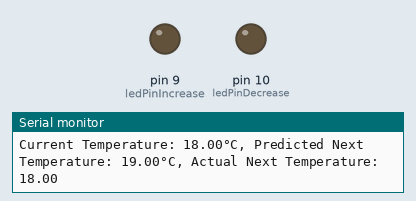
This sketch was run on a simulated Arduino Uno, built with avr-gcc and run on an emulated ATmega328P. Shown: output pins drawn as LEDs (lit = HIGH), the last lines printed to the serial monitor. Random numbers use the default seed unless the sketch sets one.

Above: at 0.1 s.
At 69.3 s:
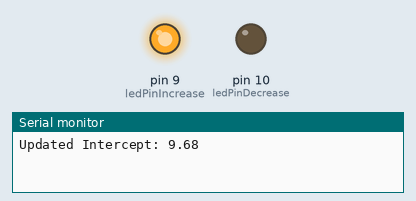
At 113.9 s:
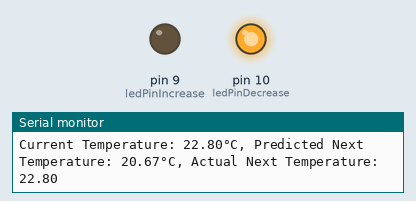
Timing chart, 0 to 120.7 s (numbered marks = the images above):
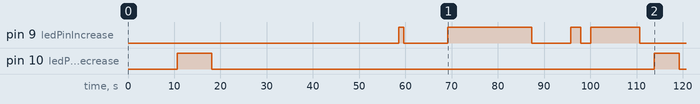

Measured:
- by itself, pin 9 (ledPinIncrease): LOW → HIGH at 58.6 s, → LOW 1.1 s later, → HIGH 9.6 s later, → LOW 18.1 s later, … (8 changes in this stretch)
- by itself, pin 10 (ledPinDecrease): LOW → HIGH at 10.7 s, → LOW 7.4 s later, → HIGH 95.7 s later, → LOW 5.3 s later

The sketch:

sketch.ino
```cpp
#include <Arduino.h>

float slope = 0.5;
float intercept = 10;

const int ledPinIncrease = 9;
const int ledPinDecrease = 10;

const float learningRate = 0.01;

const float tempThresholdLow = 18.0;
const float tempThresholdHigh = 20.0;

const float tempData[] = {
    18, 17.9, 17.9, 18.1, 18, 17.9, 17.9, 18.4, 18.6, 19.3, 20.9, 20.9, 20.8, 20.5, 20.6, 20.9, 20.2, 19.6, 18.9, 19.2, 19.3, 19.1, 19, 18.6,
    18.7, 18.7, 18.5, 18.4, 18.2, 18.1, 17.9, 18.1, 17.8, 18.1, 18.2, 18.4, 18.6, 18.5, 18.7, 19.6, 19.4, 18.5, 17.9, 17.9, 18.1, 17.8, 17.5,
    17.1, 16.9, 16.8, 16.7, 16.7, 16.7, 16.6, 16.6, 16.4, 17.2, 18.4, 18.5, 19.3, 18.9, 18.7, 18.3, 17.8, 16.8, 16, 15.7, 15.5, 15.3, 15.4,
    15.4, 15.2, 15.1, 15.1, 15.1, 14.9, 14.9, 15.1, 15, 15.1, 15.9, 16.9, 17.6, 17.8, 19.2, 20.2, 19.9, 19.1, 18.4, 17.4, 16.8, 16.8, 17.5,
    17.3, 16.8, 17, 16.9, 16.5, 16.2, 15.9, 15.8, 15.9, 16.4, 16.6, 18, 19.8, 21.4, 22.8, 22.6, 22.7, 21.7, 21.4, 20.5, 19.4, 18.3, 17.9,
    18.6, 18.6, 18.4, 18.5, 18.3, 18, 18.1, 18.1, 18, 17.9, 17.7, 17.6, 17.9, 18.3, 18.8, 19.1, 19.6, 19.3, 19.3, 18.7, 18.1, 17.3, 16.7,
    16.2, 16.2, 16, 16, 15.9, 15.7, 15.5, 15.4, 15.4, 15.5, 15.6, 15.6, 16.8, 18.2, 19.1, 20, 20.9, 21.3, 21.1, 20.2, 18.6, 17.4, 16.5, 16.2,
    16.2, 16.1, 15.8, 15.6, 14.5, 15.2, 14.3, 14.8, 13.2, 12.8, 13, 13.7, 16, 18.4, 20.6, 22.2, 22.9, 23.3, 23.5, 23.2, 22.3, 20.5, 17.7, 18.9,
    17.6, 17.4, 17.3, 16.8, 17.7, 16.6, 16.1, 16.6, 16.8, 16.1, 15.2, 15.2, 18.3, 19.5, 20.5, 21.5, 22.0};

const int tempDataSize = sizeof(tempData) / sizeof(tempData[0]);

float predictTemperature(float currentTemp) {
    return slope * currentTemp + intercept;
}

void updateModel(float currentTemp, float actualNextTemp) {
    float error = actualNextTemp - predictTemperature(currentTemp);
    intercept += learningRate * error;
}

void setup() {
    pinMode(ledPinIncrease, OUTPUT);
    pinMode(ledPinDecrease, OUTPUT);
    Serial.begin(9600);
}

void loop() {
    static int dataIndex = 0;

    if (dataIndex >= tempDataSize) {
        Serial.println("End of data.");
        while (true);
    }

    float currentTemp = tempData[dataIndex];
    float actualNextTemp = currentTemp + random(-2, 3);
    float predictedTemp = predictTemperature(currentTemp);
    updateModel(currentTemp, actualNextTemp);

    Serial.print("Current Temperature: ");
    Serial.print(currentTemp);
    Serial.print("°C, Predicted Next Temperature: ");
    Serial.print(predictedTemp);
    Serial.print("°C, Actual Next Temperature: ");
    Serial.println(actualNextTemp);
    Serial.print("Updated Intercept: ");
    Serial.println(intercept);

    digitalWrite(ledPinIncrease, LOW);
    digitalWrite(ledPinDecrease, LOW);
    if (predictedTemp < tempThresholdLow) {
        digitalWrite(ledPinIncrease, HIGH);
    } else if (predictedTemp > tempThresholdHigh) {
        digitalWrite(ledPinDecrease, HIGH);
    }

    dataIndex++;
    delay(1000);
}
```
